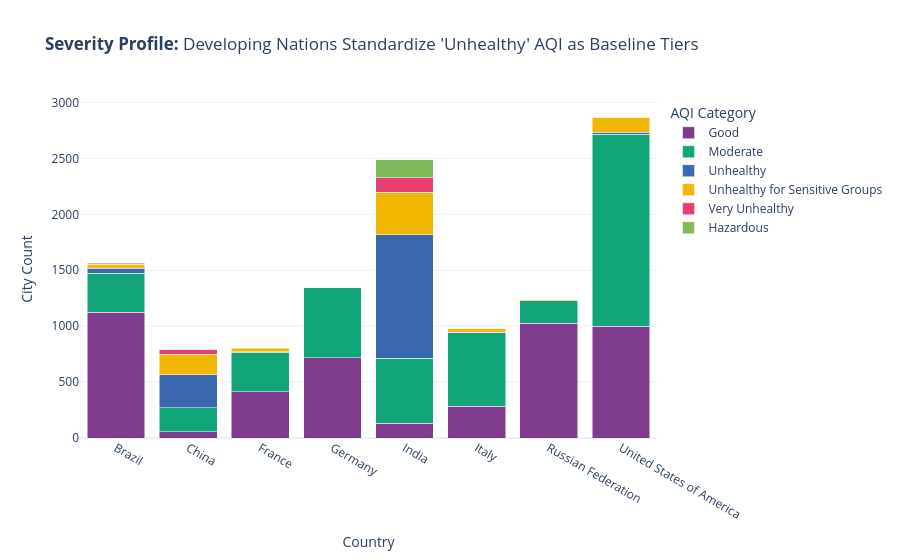

Notebook code cell kept with this figure:
### Code cell
# ==============================================================================
# CELL 5: Question 4
# Q4: What is the distribution of AQI Severity Tiers across major geographic regions?
# ==============================================================================
category_counts = df.groupby(['Country', 'AQI Category']).size().reset_index(name='Count')
top_countries_q4 = df['Country'].value_counts().head(8).index
df_q4 = category_counts[category_counts['Country'].isin(top_countries_q4)]

fig4 = px.bar(
    df_q4,
    x='Country',
    y='Count',
    color='AQI Category',
    title="<b>Severity Profile:</b> Developing Nations Standardize 'Unhealthy' AQI as Baseline Tiers",
    labels={'Count': 'City Count', 'Country': 'Country'},
    color_discrete_sequence=px.colors.qualitative.Bold,
    template='plotly_white',
    barmode='stack'
)
fig4.show()

### Figure 1 — Plotly figure (JSON) as saved in the notebook; plotly's stock layout.template omitted (floating-point values rounded to 4 significant figures)
{"data": [{"hovertemplate": "AQI Category=Good<br>Country=%{x}<br>City Count=%{y}<extra></extra>", "legendgroup": "Good", "marker": {"color": "rgb(127, 60, 141)", "pattern": {"shape": ""}}, "name": "Good", "orientation": "v", "showlegend": true, "textposition": "auto", "type": "bar", "x": ["Brazil", "China", "France", "Germany", "India", "Italy", "Russian Federation", "United States of America"], "xaxis": "x", "y": [1125, 57, 414, 717, 130, 283, 1025, 1001], "yaxis": "y"}, {"hovertemplate": "AQI Category=Moderate<br>Country=%{x}<br>City Count=%{y}<extra></extra>", "legendgroup": "Moderate", "marker": {"color": "rgb(17, 165, 121)", "pattern": {"shape": ""}}, "name": "Moderate", "orientation": "v", "showlegend": true, "textposition": "auto", "type": "bar", "x": ["Brazil", "China", "France", "Germany", "India", "Italy", "Russian Federation", "United States of America"], "xaxis": "x", "y": [348, 213, 352, 627, 585, 659, 203, 1715], "yaxis": "y"}, {"hovertemplate": "AQI Category=Unhealthy<br>Country=%{x}<br>City Count=%{y}<extra></extra>", "legendgroup": "Unhealthy", "marker": {"color": "rgb(57, 105, 172)", "pattern": {"shape": ""}}, "name": "Unhealthy", "orientation": "v", "showlegend": true, "textposition": "auto", "type": "bar", "x": ["Brazil", "China", "France", "India", "Italy", "Russian Federation", "United States of America"], "xaxis": "x", "y": [44, 294, 7, 1101, 2, 1, 18], "yaxis": "y"}, {"hovertemplate": "AQI Category=Unhealthy for Sensitive Groups<br>Country=%{x}<br>City Count=%{y}<extra></extra>", "legendgroup": "Unhealthy for Sensitive Groups", "marker": {"color": "rgb(242, 183, 1)", "pattern": {"shape": ""}}, "name": "Unhealthy for Sensitive Groups", "orientation": "v", "showlegend": true, "textposition": "auto", "type": "bar", "x": ["Brazil", "China", "France", "Germany", "India", "Italy", "Russian Federation", "United States of America"], "xaxis": "x", "y": [39, 183, 29, 1, 383, 35, 10, 137], "yaxis": "y"}, {"hovertemplate": "AQI Category=Very Unhealthy<br>Country=%{x}<br>City Count=%{y}<extra></extra>", "legendgroup": "Very Unhealthy", "marker": {"color": "rgb(231, 63, 116)", "pattern": {"shape": ""}}, "name": "Very Unhealthy", "orientation": "v", "showlegend": true, "textposition": "auto", "type": "bar", "x": ["Brazil", "China", "India", "Russian Federation"], "xaxis": "x", "y": [6, 45, 131, 1], "yaxis": "y"}, {"hovertemplate": "AQI Category=Hazardous<br>Country=%{x}<br>City Count=%{y}<extra></extra>", "legendgroup": "Hazardous", "marker": {"color": "rgb(128, 186, 90)", "pattern": {"shape": ""}}, "name": "Hazardous", "orientation": "v", "showlegend": true, "textposition": "auto", "type": "bar", "x": ["China", "India", "Russian Federation", "United States of America"], "xaxis": "x", "y": [3, 158, 1, 1], "yaxis": "y"}], "layout": {"barmode": "stack", "legend": {"title": {"text": "AQI Category"}, "tracegroupgap": 0}, "title": {"text": "<b>Severity Profile:</b> Developing Nations Standardize 'Unhealthy' AQI as Baseline Tiers"}, "xaxis": {"anchor": "y", "domain": [0, 1], "title": {"text": "Country"}}, "yaxis": {"anchor": "x", "domain": [0, 1], "title": {"text": "City Count"}}}}
